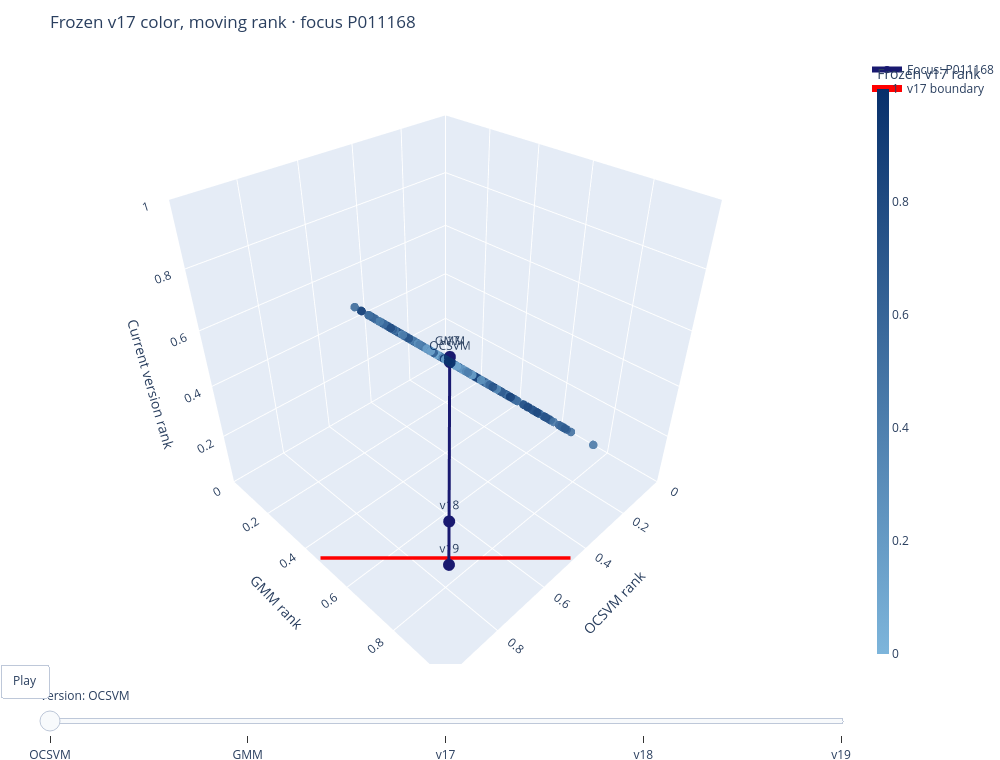

Notebook code cell kept with this figure:
### Markdown cell above
## Follow one player ID across five score views

The feature/PCA embedding fixes each account's coordinates, so it cannot show rank movement. This view fixes X = OCSVM percentile rank and Y = GMM percentile rank, then places the **current version percentile rank** on Z. The slider changes OCSVM → GMM → v17 → v18 → v19. Every account has the **same marker size and opacity**, regardless of alert status. Its blue shade is assigned once from its **frozen v17 combined score**: light blue near the low/low corner, dark blue near the high/high corner. That shade stays with `player_id` across all frames; hover shows the exact ID and alert status. The red line on the floor is the exact v17 OCSVM/GMM rank boundary, kept as a reference. One highlighted ID's five-step path is drawn separately. Change `FOCUS_PLAYER_ID` and rerun the cell to trace another account. The shared sample includes random accounts and large rank movers, so it is not representative of alert prevalence.

### Code cell
import plotly.graph_objects as go

# Freeze each player_id to its v17 combined score on the OCSVM/GMM plane.
ids = old.player_id.astype(str).to_numpy()
id_color = v17_score.copy()
version_rank = {
    "OCSVM": ro,
    "GMM": rg,
    "v17": rank(v17_score),
    "v18": rank(v18_score),
    "v19": rank(v19_score),
}
version_alert = {
    "OCSVM": pred["OCSVM"], "GMM": pred["GMM"],
    "v17": pred["v17"], "v18": pred["v18"], "v19": pred["v19"],
}
versions = list(version_rank)
rng = np.random.default_rng(SEED)
random_rows = rng.choice(len(ids), size=1000, replace=False)
movers_18 = np.argsort(np.abs(version_rank["v18"] - version_rank["v17"]))[-400:]
movers_19 = np.argsort(np.abs(version_rank["v19"] - version_rank["v18"]))[-400:]
sample_rows = np.unique(np.r_[random_rows, movers_18, movers_19])
changed = np.flatnonzero(pred["v17"] != pred["v19"])
default_focus = changed[np.argmax(np.abs(version_rank["v19"][changed] - version_rank["v17"][changed]))]
FOCUS_PLAYER_ID = None  # Set to one value from old.player_id, then rerun this cell.
focus_row = default_focus if FOCUS_PLAYER_ID is None else int(np.flatnonzero(ids == str(FOCUS_PLAYER_ID))[0])
sample_rows = np.unique(np.r_[sample_rows, focus_row])

def account_trace(version):
    selection = version_alert[version][sample_rows]
    hover = [f"player_id: {ids[i]}<br>{version} rank: {version_rank[version][i]:.3f}<br>" +
             ("alert" if selection[j] else "not alert") for j, i in enumerate(sample_rows)]
    return go.Scatter3d(
        x=ro[sample_rows], y=rg[sample_rows], z=version_rank[version][sample_rows],
        mode="markers", name="Accounts",
        marker=dict(size=5.0, color=id_color[sample_rows],
                    colorscale=[[0,"rgb(125,181,219)"],[1,"rgb(8,48,107)"]],
                    cmin=0, cmax=1, opacity=.86,
                    colorbar=dict(title="Frozen v17 rank", thickness=12)),
        text=hover, hovertemplate="%{text}<extra></extra>", showlegend=False,
    )

focus_z = [float(version_rank[name][focus_row]) for name in versions]
focus_trace = go.Scatter3d(
    x=[ro[focus_row]]*5, y=[rg[focus_row]]*5, z=focus_z,
    mode="lines+markers+text", name=f"Focus: {ids[focus_row]}",
    text=versions, textposition="top center",
    line=dict(color="midnightblue", width=6), marker=dict(color="midnightblue", size=7),
    hovertemplate="%{text}<br>rank %{z:.3f}<extra>focused ID</extra>",
)
# The exact v17 score boundary is ro + rg = 2*c17 in the OCSVM/GMM floor plane.
boundary_x = np.linspace(max(0, 2*c17-1), min(1, 2*c17), 200)
boundary_trace = go.Scatter3d(
    x=boundary_x, y=2*c17-boundary_x, z=np.full_like(boundary_x, .025),
    mode="lines", name="v17 boundary", line=dict(color="red", width=7),
    hovertemplate="v17 OCSVM/GMM cutoff<extra></extra>",
)
fig = go.Figure(data=[account_trace("OCSVM"), focus_trace, boundary_trace])
fig.frames = [go.Frame(name=name, data=[account_trace(name)], traces=[0]) for name in versions]
fig.update_layout(
    title=f"Frozen v17 color, moving rank · focus {ids[focus_row]}",
    width=1000, height=760, margin=dict(l=0,r=0,t=55,b=0),
    scene=dict(xaxis=dict(title="OCSVM rank",range=[0,1]),
               yaxis=dict(title="GMM rank",range=[0,1]),
               zaxis=dict(title="Current version rank",range=[0,1]),
               aspectmode="cube", uirevision="stable-camera"),
    sliders=[dict(active=0, currentvalue=dict(prefix="Version: "),
                  steps=[dict(label=name, method="animate",
                              args=[[name],dict(frame=dict(duration=450,redraw=True),
                                                transition=dict(duration=0),mode="immediate")])
                         for name in versions])],
    updatemenus=[dict(type="buttons", showactive=False, x=.01, y=0,
                      buttons=[dict(label="Play", method="animate",
                                    args=[None,dict(frame=dict(duration=700,redraw=True),
                                                   transition=dict(duration=0),fromcurrent=True)])])],
)
fig.show()
print("Shared accounts shown:",len(sample_rows),"of",len(ids),"; focused ID:",ids[focus_row])
print("Focus ranks:",{name:round(float(version_rank[name][focus_row]),4) for name in versions})
print("Blue shade is frozen from v17 score; every account marker has the same size. Red floor line is the v17 boundary. This sample oversamples large movers.")

### Figure 1 — Plotly figure (JSON) as saved in the notebook; plotly's stock layout.template omitted (floating-point values rounded to 4 significant figures; data arrays with more than 128 entries replaced by an {"elided": "..."} marker saying what was removed)
{"data": [{"hovertemplate": "%{text}<extra></extra>", "marker": {"cmax": 1, "cmin": 0, "color": {"elided": "1742 float values"}, "colorbar": {"thickness": 12, "title": {"text": "Frozen v17 rank"}}, "colorscale": [[0, "rgb(125,181,219)"], [1, "rgb(8,48,107)"]], "opacity": 0.86, "size": 5.0}, "mode": "markers", "name": "Accounts", "showlegend": false, "text": {"elided": "1742 str values"}, "type": "scatter3d", "x": {"elided": "1742 float values"}, "y": {"elided": "1742 float values"}, "z": {"elided": "1742 float values"}}, {"hovertemplate": "%{text}<br>rank %{z:.3f}<extra>focused ID</extra>", "line": {"color": "midnightblue", "width": 6}, "marker": {"color": "midnightblue", "size": 7}, "mode": "lines+markers+text", "name": "Focus: P011168", "text": ["OCSVM", "GMM", "v17", "v18", "v19"], "textposition": "top center", "type": "scatter3d", "x": [0.9163, 0.9163, 0.9163, 0.9163, 0.9163], "y": [0.9279, 0.9279, 0.9279, 0.9279, 0.9279], "z": [0.9163, 0.9279, 0.9286, 0.4644, 0.3113]}, {"hovertemplate": "v17 OCSVM/GMM cutoff<extra></extra>", "line": {"color": "red", "width": 7}, "mode": "lines", "name": "v17 boundary", "type": "scatter3d", "x": {"elided": "200 float values"}, "y": {"elided": "200 float values"}, "z": {"elided": "200 float values"}}], "layout": {"height": 760, "margin": {"b": 0, "l": 0, "r": 0, "t": 55}, "scene": {"aspectmode": "cube", "uirevision": "stable-camera", "xaxis": {"range": [0, 1], "title": {"text": "OCSVM rank"}}, "yaxis": {"range": [0, 1], "title": {"text": "GMM rank"}}, "zaxis": {"range": [0, 1], "title": {"text": "Current version rank"}}}, "sliders": [{"active": 0, "currentvalue": {"prefix": "Version: "}, "steps": [{"args": [["OCSVM"], {"frame": {"duration": 450, "redraw": true}, "mode": "immediate", "transition": {"duration": 0}}], "label": "OCSVM", "method": "animate"}, {"args": [["GMM"], {"frame": {"duration": 450, "redraw": true}, "mode": "immediate", "transition": {"duration": 0}}], "label": "GMM", "method": "animate"}, {"args": [["v17"], {"frame": {"duration": 450, "redraw": true}, "mode": "immediate", "transition": {"duration": 0}}], "label": "v17", "method": "animate"}, {"args": [["v18"], {"frame": {"duration": 450, "redraw": true}, "mode": "immediate", "transition": {"duration": 0}}], "label": "v18", "method": "animate"}, {"args": [["v19"], {"frame": {"duration": 450, "redraw": true}, "mode": "immediate", "transition": {"duration": 0}}], "label": "v19", "method": "animate"}]}], "title": {"text": "Frozen v17 color, moving rank · focus P011168"}, "updatemenus": [{"buttons": [{"args": [null, {"frame": {"duration": 700, "redraw": true}, "fromcurrent": true, "transition": {"duration": 0}}], "label": "Play", "method": "animate"}], "showactive": false, "type": "buttons", "x": 0.01, "y": 0}], "width": 1000}}
